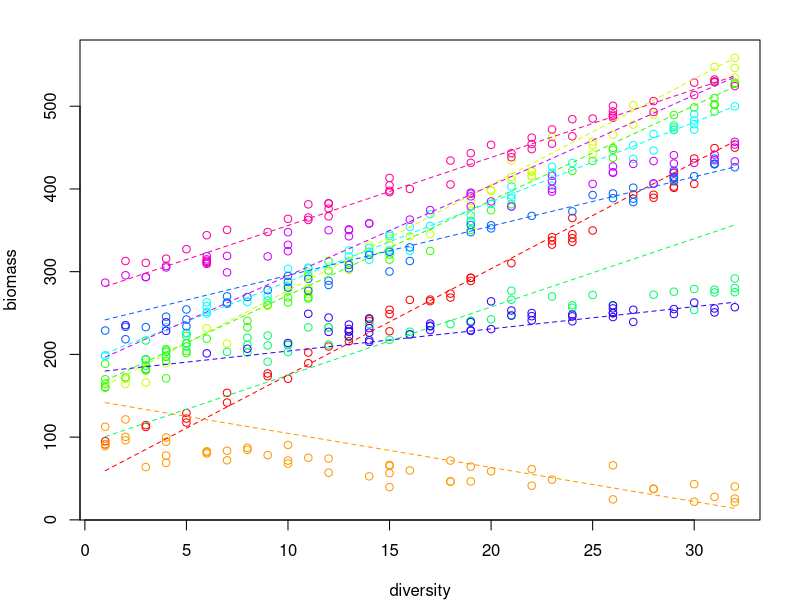
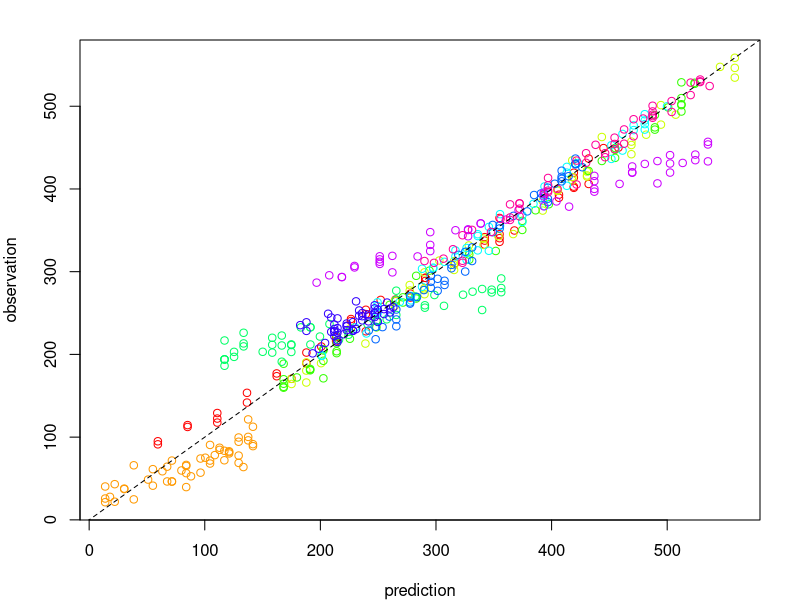
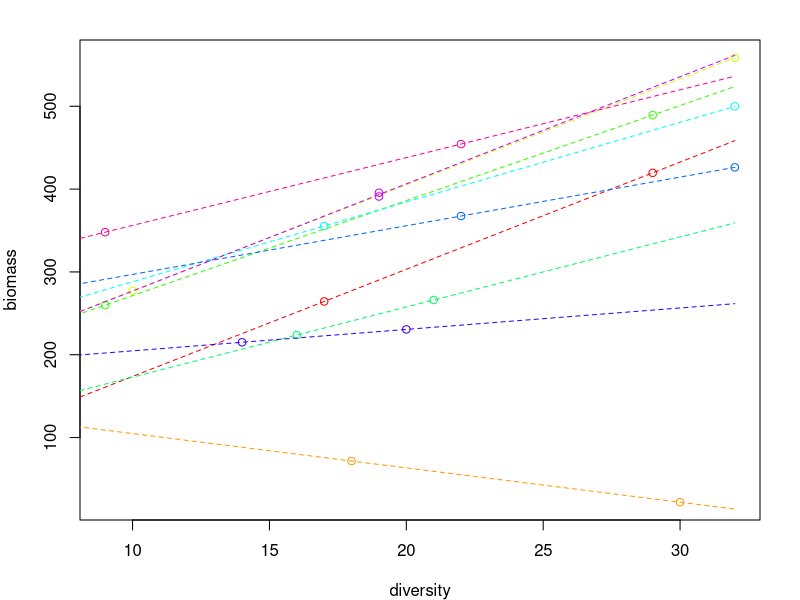
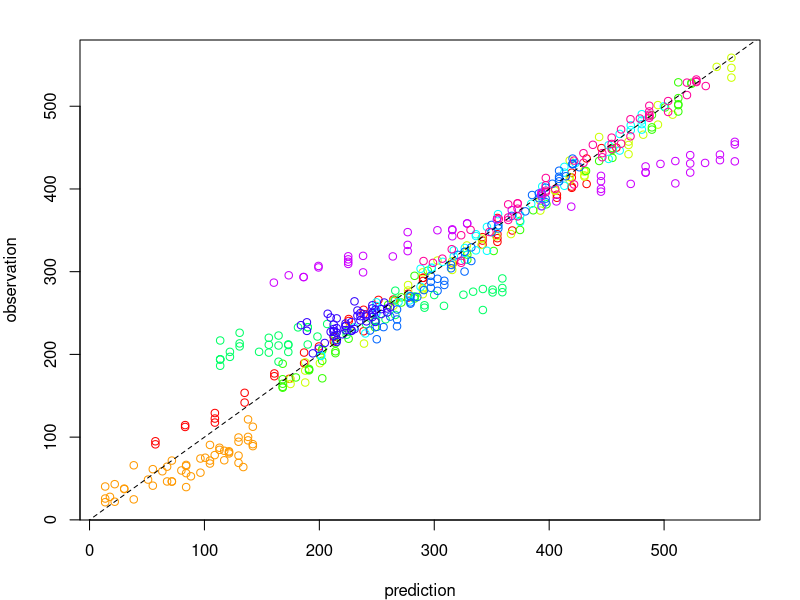

These charts were generated, in order, by the following R code:
## ---- chunk 1
require(nlme) # load package

# Multiple regression example
set.seed(231011) # seed for analyses
error = 10 # residual error
n_blocks = 10 # number of blocks
intercepts = sort(rnorm(n_blocks, mean = 200, sd = 80)) # y-intercepts for each block
slopes = rnorm(n_blocks, mean = 5, sd = 4) # slope


# make fake data for 50 plots
bdat = data.frame(plot = 1:50,
                  block = rep(1:n_blocks, each = 50),
                  diversity = sample(1:32, 50*n_blocks, rep = TRUE), # randomly select richness between 1 and 32
                  biomass = NA)

# generate random biomass data
bdat$biomass=intercepts[bdat$block] + slopes[bdat$block]*bdat$diversity + rnorm(nrow(bdat), 0, error)

# keep just 2 plots for the analysis
bdat_slopes = bdat[bdat$plot %in% c(1,2),]

# fit a mixed-effects regression
mod_mixef2 = lme(biomass~diversity, data = bdat_slopes, random = ~1+diversity|block)

# look at summary output - what do these terms tell us?
summary(mod_mixef2)

# look at random effects
ranef(mod_mixef2)

# plot full dataset
par(mar=c(4,4,2,2))
plot(biomass~diversity, data = bdat, col = rainbow(n_blocks)[bdat$block])

# add lines
for(i in 1:n_blocks) {
  curve(fixef(mod_mixef2)[1]+ranef(mod_mixef2)[i,1] + (fixef(mod_mixef2)[2]+ranef(mod_mixef2)[i,2])*x, from = 1, to = 32, add = TRUE, lty = 2, col = rainbow(n_blocks)[i])
}

# plot observed vs. predicted
prd = predict(mod_mixef2, newdata = bdat)
plot(prd, bdat$biomass,
     xlab = "prediction", ylab = "observation", col = rainbow(n_blocks)[bdat$block])
abline(a=0, b = 1, lty = 2)

# root mean square error:
sqrt(mean((prd-bdat$biomass)^2))
## ---- chunk 2
# fit a mixed-effects regression
mod_mult = lm(biomass~diversity*factor(block), data = bdat_slopes)

# look at summary output - what do these terms tell us?
summary(mod_mult)

# plot
par(mar=c(4,4,2,2))
plot(biomass~diversity, data = bdat_slopes, col = rainbow(n_blocks)[bdat_slopes$block])

# add lines
dsq = 1:32
for(i in 1:n_blocks) {
  pred = predict(mod_mult, newdata = data.frame(diversity = dsq, block = i))
  lines(dsq, pred, col = rainbow(n_blocks)[i], lty = 2)
}

# plot observed vs. predicted
prd_multi = predict(mod_mult, newdata = bdat)

plot(prd_multi, bdat$biomass,
     xlab = "prediction", ylab = "observation", col = rainbow(n_blocks)[bdat$block])
abline(a=0, b = 1, lty = 2)

# root mean square error:
sqrt(mean((prd_multi-bdat$biomass)^2))
